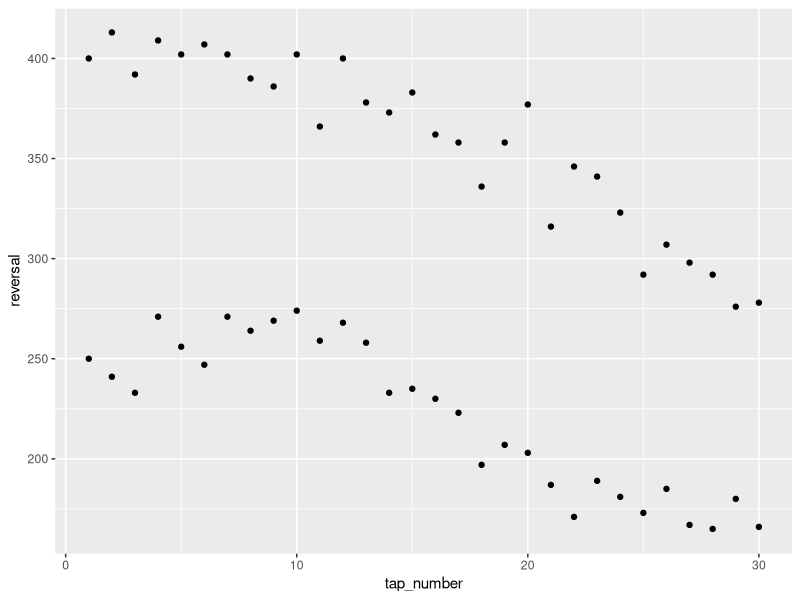
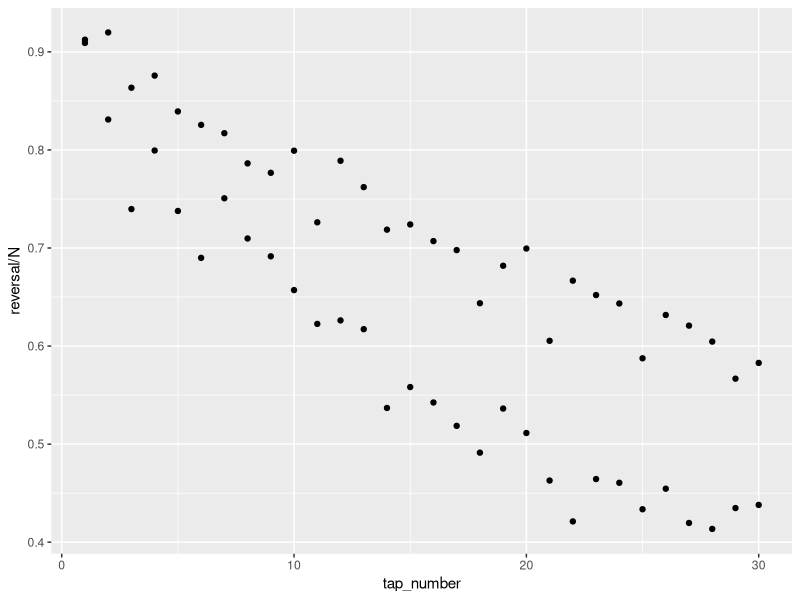
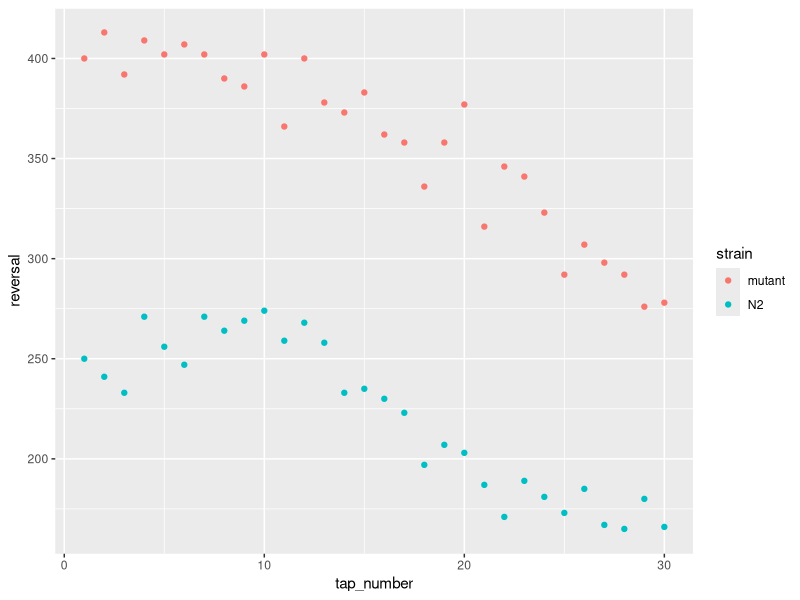
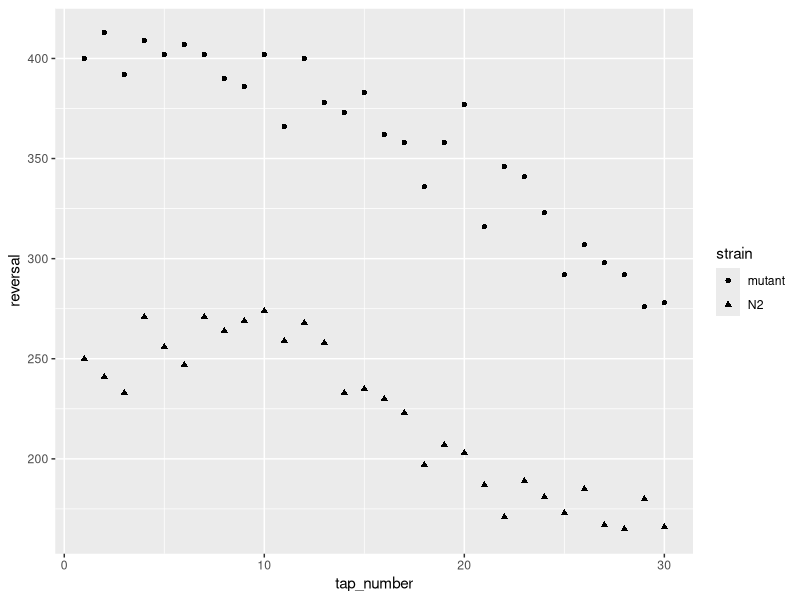
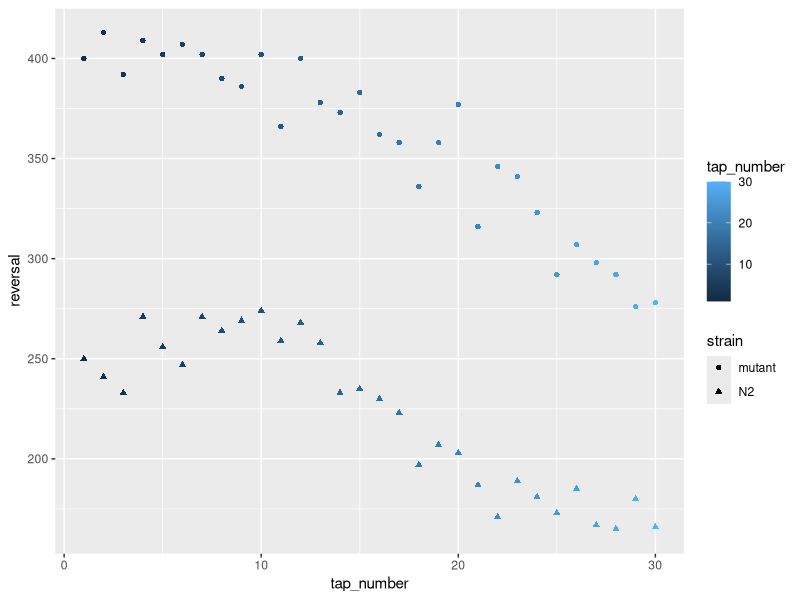
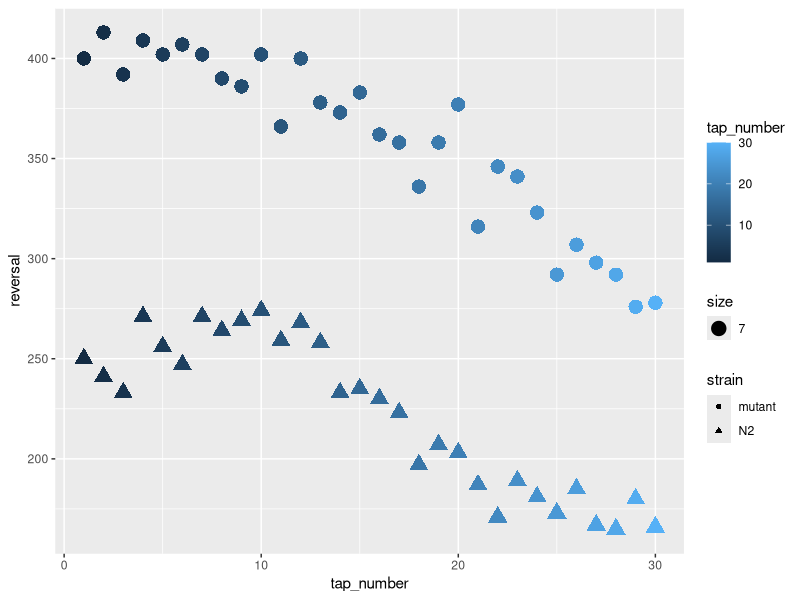
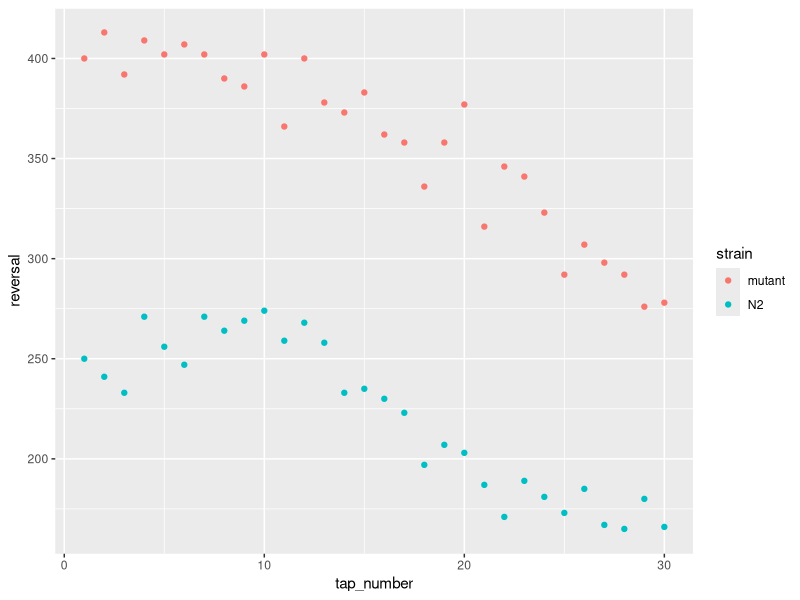
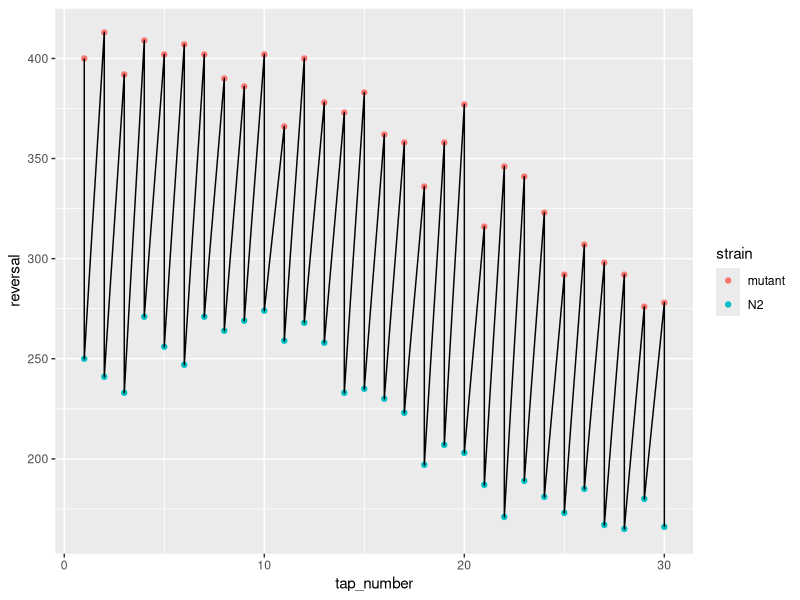

R code for these plots, in order:
## ---- chunk 1

#Make sure ggplot2 is installed
if(!require("ggplot2")) {
    install.packages("ggplot2")
    library(ggplot2)
  } 

## ---- chunk 2

#load and take a look at data
#set working directory to folder containing the data.txt file for this tutorial
setwd("~/Documents/PhD/Programming_study_group/ggplot2_tutorial")
data <- read.table("data_short.txt", header=TRUE)
data

#These data compare a mutant strain to wild-type animals (normal worms, here named N2) 
#Each strain is subjected to repeated taps (30 in total) and reversals are recorded at each tap
#All worms are expected to respond similarly to the first tap (most reversing), but some mutants learn faster or slower to ignore the tap stimuli

## ---- chunk 3
#Assign plot to object p 
p <- ggplot(data, aes(tap_number, reversal)) #aes is short for aesthetic mapping

## ---- chunk 4
#you can add layers to the plot with a +
p + geom_point() #geom_point is added to make data a scatterplot

## ---- chunk 5

#Look at habituation data
data

#We have a column with reversal, which represents the number of worms reversing, and a column with N, which represents the total number of worms looked at during the tap
#To look at the proportion of worms reversing, we need to divide reversal by N
#This can be done directly in ggplot2

ggplot(data, aes(tap_number, reversal/N)) + #Manipulate the y-axis to become reversal/N
  geom_point()

#Now both strains show a similar response to the intial tap
## ---- chunk 6

#You can assign categorial variables a colour or shape and continuous variables to size

p  + geom_point(aes(colour=strain)) #Use aesthetics to colour points in scatterplot according to strain

p + geom_point(aes(shape=strain)) #Different shapes represent the different strains

p + geom_point(aes(colour=tap_number, shape=strain)) #Can string two aesthetics together using commas

p + geom_point(aes(colour=tap_number, shape=strain, size=7)) #Can also play around with size

## ---- chunk 7

p + geom_point(aes(colour=strain))

p + geom_point(aes(colour=strain)) + #Can add other layers with the +
  geom_line() #Make graph a line plot

p + geom_point(aes(colour=strain)) +
  geom_line(aes(group=strain)) #Add group in aesthetics to make lines attach points from the same strain

p + geom_point(aes(colour=strain)) +
  geom_line(aes(colour=strain)) #Changing group to colour in aesthetics to make the lines the same colour as the points

## ---- chunk 8

p + geom_point(aes(colour=strain)) +
  geom_line(aes(colour=strain)) +
  geom_errorbar(aes(ymin=conf_int_lower, ymax=conf_int_upper, colour=strain))

## ---- chunk 9

p + geom_point(aes(colour=strain)) +
  geom_line(aes(colour=strain)) +
  geom_errorbar(aes(ymin=conf_int_lower, ymax=conf_int_upper, colour=strain)) +
  ggtitle("Habituation probability") + #Add title
  xlab("Tap number") + #Add x-label
  ylab("Proportion reversing") + #Add y-label
  scale_colour_hue("type of worm", #Change legend title
    breaks = c("mutant", "N2"), #Determine what strains are on the legend
    labels = c("mutant", "wild-type"))
## ---- chunk 10

p + geom_point(aes(colour=strain)) +
  geom_line(aes(colour=strain)) +
  geom_errorbar(aes(ymin=conf_int_lower, ymax=conf_int_upper, colour=strain)) +
  ggtitle("Habituation probability") + #Add title
  xlab("Tap number") + #Add x-label
  ylab("Proportion reversing") + #Add y-label
  scale_colour_hue("type of worm", #Change legend title
    breaks = c("mutant", "N2"), #Determine what strains are on the legend
    labels = c("mutant", "wild-type")) +
  scale_x_continuous(limits=c(0,31), breaks=c(0,5,10,15,20,25,30)) + #Change limits and spacing in x-axis
  scale_y_continuous(limits=c(0.0,1.0), breaks=c(0.0,0.20,0.40,0.60,0.8,1.0)) #Change limits and spacing in y-axis
  

## ---- chunk 11
p + geom_point(aes(colour=strain)) +
  geom_line(aes(colour=strain)) +
  geom_errorbar(aes(ymin=conf_int_lower, ymax=conf_int_upper, colour=strain)) +
  ggtitle("Habituation probability") + #Add title
  xlab("Tap number") + #Add x-label
  ylab("Proportion reversing") + #Add y-label
  scale_colour_hue("type of worm", #Change legend title
    breaks = c("mutant", "N2"), #Determine what strains are on the legend
    labels = c("mutant", "wild-type")) +
  scale_x_continuous(limits=c(0,31), breaks=c(0,5,10,15,20,25,30)) + #Change limits and spacing in x-axis
  scale_y_continuous(limits=c(0.0,1.0), breaks=c(0.0,0.20,0.40,0.60,0.8,1.0)) + #Change limits and spacing in y-axis 
  theme_classic() + #Gives a nice white background without gridlines
  theme(legend.title=element_blank()) #Removes legend title
## ---- chunk 12
p + geom_point(aes(colour=strain)) +
  geom_line(aes(colour=strain)) +
  geom_errorbar(aes(ymin=conf_int_lower, ymax=conf_int_upper, colour=strain)) +
  ggtitle("Habituation probability") + #Add title
  xlab("Tap number") + #Add x-label
  ylab("Proportion reversing") + #Add y-label
  scale_colour_hue("type of worm", #Change legend title
    breaks = c("mutant", "N2"), #Determine what strains are on the legend
    labels = c("mutant", "wild-type")) +
  scale_x_continuous(limits=c(0,31), breaks=c(0,5,10,15,20,25,30)) + #Change limits and spacing in x-axis
  scale_y_continuous(limits=c(0.0,1.0), breaks=c(0.0,0.20,0.40,0.60,0.8,1.0)) + #Change limits and spacing in y-axis 
  theme_classic() +
  theme(legend.title=element_blank()) #Removes legend title
#ggsave("final_plot.pdf", width=9, height=6)

## ---- chunk 13

ggplot(data, aes(strain, N)) +
  geom_boxplot(fill="red")

## ---- chunk 14
p + geom_point(aes(colour=strain)) +
  geom_line(aes(colour=strain)) +
  geom_errorbar(aes(ymin=conf_int_lower, ymax=conf_int_upper, colour=strain)) +
  ggtitle("Habituation probability") + #Add title
  xlab("Tap number") + #Add x-label
  ylab("Proportion reversing") + #Add y-label
  scale_colour_hue("type of worm", #Change legend title
    breaks = c("mutant", "N2"), #Determine what strains are on the legend
    labels = c("mutant", "wild-type")) +
  scale_x_continuous(limits=c(19,31), breaks=c(20,25,30)) + #Change limits and spacing in x-axis
  scale_y_continuous(limits=c(0.0,1.0), breaks=c(0.0,0.20,0.40,0.60,0.80,1.0)) #Change limits and spacing in y-axis
## ---- chunk 15
ggplot(subset(data, tap_number>=20)) +
  aes(tap_number, reversal/N) + 
  geom_point(aes(colour=strain)) +
  geom_line(aes(colour=strain)) +
  geom_errorbar(aes(ymin=conf_int_lower, ymax=conf_int_upper, colour=strain)) +
  ggtitle("Habituation probability") + #Add title
  xlab("Tap number") + #Add x-label
  ylab("Proportion reversing") + #Add y-label
  scale_colour_hue("type of worm", #Change legend title
    breaks = c("mutant", "N2"), #Determine what strains are on the legend
    labels = c("mutant", "wild-type")) +
  scale_x_continuous(limits=c(19,31), breaks=c(20,25,30)) + #Change limits and spacing in x-axis
  scale_y_continuous(limits=c(0.0,1.0), breaks=c(0.0,0.20,0.40,0.60,0.80,1.0)) #Change limits and spacing in y-axis
